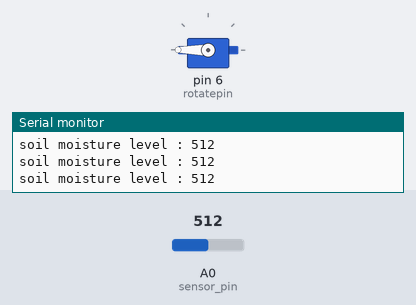
A sketch run on a simulated Arduino Uno, built with avr-gcc and run on an emulated ATmega328P. On the bench: servo, the last lines printed to the serial monitor. The inputs (shaded band) are chosen by the test bench; at power-on: A0 (sensor_pin) = 512.

Above: at 1.2 s.
1.3 s: A0 (sensor_pin) set to 1003
2.8 s: A0 (sensor_pin) set to 1022
At 3.3 s:
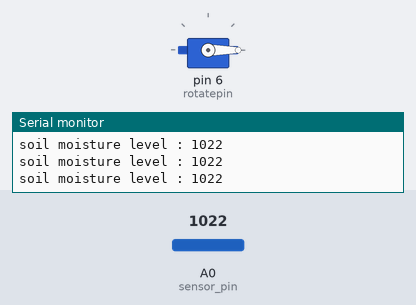
4.5 s: A0 (sensor_pin) set to 900
At 6.0 s:
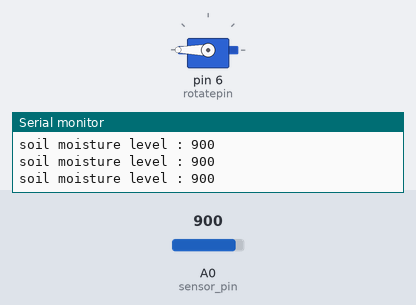
6.3 s: A0 (sensor_pin) set to 1023
At 7.5 s:
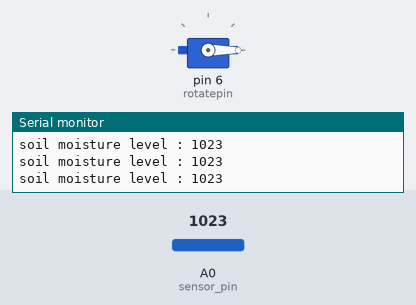
Timing chart, 0 to 9.1 s (numbered marks = the images above; inputs shaded):
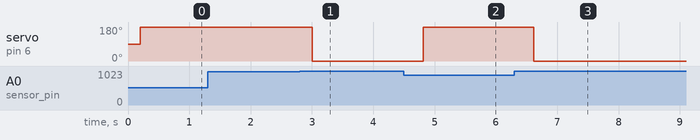

The sketch:

moistureservo.ino
```cpp
#include <Servo.h>


Servo rotate;

int sensor_pin = A0;
int rotatepin =6;
int val;

void setup(){
  pinMode(sensor_pin,INPUT);
  rotate.attach(rotatepin);
  Serial.begin(9600);

}

void loop(){
  val = analogRead(sensor_pin);

  Serial.print("soil moisture level : ");
  Serial.println(val);
  delay(200);

 if (val>=1022)
  {
    rotate.write(0);
  }
  else
  {
    rotate.write(180);
    }
}
```

Measured:
- the behaviour switches between 1021 and 1022 on A0 (sensor_pin) (found by bisection; images 0 and 1)
- after the input at 2.8 s, servo on pin 6 (rotatepin): 180° → 0° after 0.21 s
- after the input at 4.5 s, servo on pin 6 (rotatepin): 0° → 180° after 0.31 s
- after the input at 6.3 s, servo on pin 6 (rotatepin): 180° → 0° after 0.32 s
